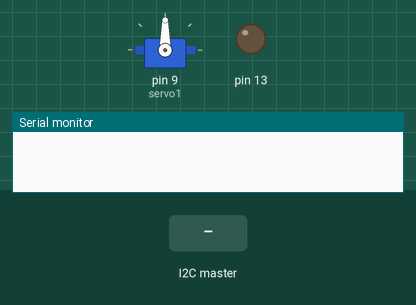
Bench run of a sketch on a simulated Arduino Uno, built with avr-gcc and run on an emulated ATmega328P. Shown: servo, output pins drawn as LEDs (lit = HIGH), the last lines printed to the serial monitor. The inputs (shaded band) are chosen by the test bench.

Above: at 1.2 s.
1.3 s: the I2C master sends the byte 1
At 1.7 s:
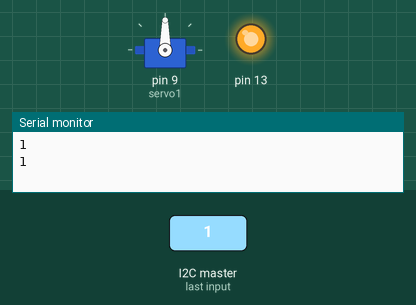
2.8 s: the I2C master sends the byte 2
At 4.0 s:
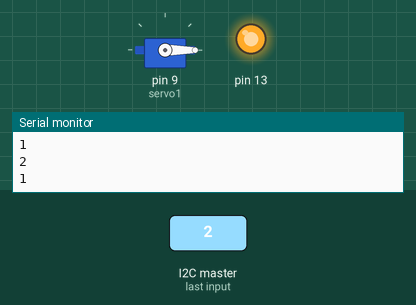
4.3 s: the I2C master sends the byte 0
At 5.2 s:
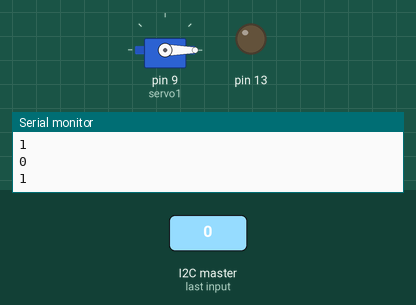
5.8 s: the I2C master sends the byte 200
At 6.3 s:
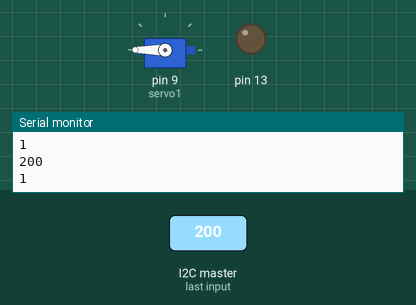
7.3 s: the I2C master sends the byte 1
At 8.6 s:
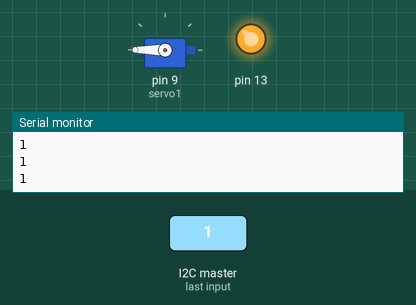
Timing chart, 0 to 9.8 s (numbered marks = the images above; inputs shaded):
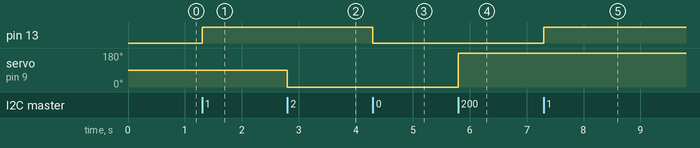

The sketch:

S_wr.ino
```cpp
#include <Servo.h>
#include <Wire.h>
Servo servo1;
int x1,z1,a=0;
String comdata="";
void setup() {
Wire.begin(4);
Wire.onReceive(receiveEvent);
pinMode(13, OUTPUT);
servo1.attach(9);
Serial.begin(9600);
}

void loop() {}
void receiveEvent(int howMany){
 while(Wire.available())
  {
  byte x11=Wire.read();
   x1=x11;
    Serial.println(x1);
   if (x1==0)
    {digitalWrite(13, LOW);}
    if(x1==1)
    {digitalWrite(13, HIGH);}
    if (x1>1)
    {a=x1-2;
      servo1.write(a);}
    Serial.println(1);
    delay(100);
  }
}
```

Measured:
- after the input at 1.3 s, pin 13: LOW → HIGH at once
- after the input at 2.8 s, servo on pin 9 (servo1): 90° → 0° at once
- after the input at 4.3 s, pin 13: HIGH → LOW at once
- after the input at 5.8 s, servo on pin 9 (servo1): 0° → 180° at once
- after the input at 7.3 s, pin 13: LOW → HIGH at once
